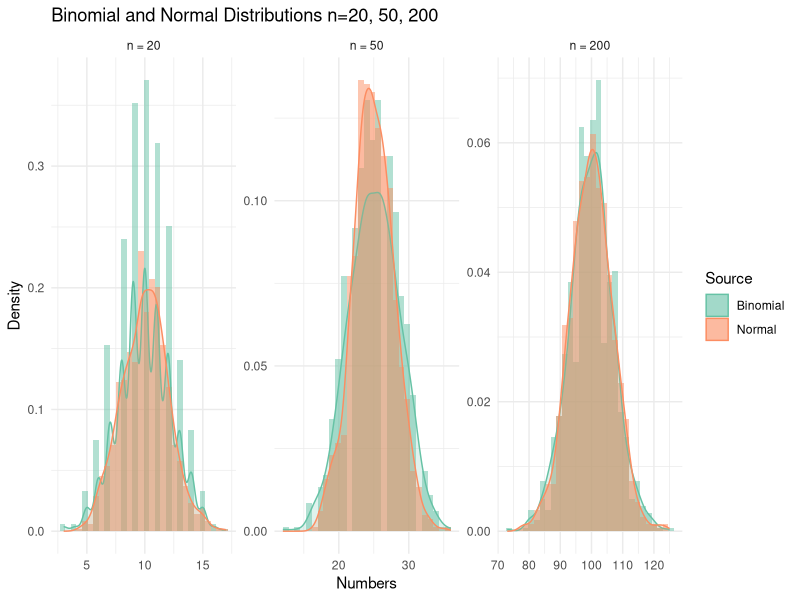

Here is the R script that generated this plot:
## ---- chunk 1
library(ggplot2)

# Set seed for reproducibility
set.seed(123)

# Generate random data for different n values
samplenum <- 1000

# Add random binomial and normal data for n = 20
binomdat1 <- rbinom(samplenum, size = 20, prob = 0.5)
normdat1 <- rnorm(samplenum, mean = 10, sd = 2)

# Add random binomial and normal data for n = 50
binomdat2 <- rbinom(samplenum, size = 50, prob = 0.5)
normdat2 <- rnorm(samplenum, mean = 25, sd = 3)

# Add random binomial and normal data for n = 200
binomdat3 <- rbinom(samplenum, size = 200, prob = 0.5)
normdat3 <- rnorm(samplenum, mean = 100, sd = 7)

# Create dataframe 1, dataframe 2, and dataframe 3
dataframe1 <- data.frame(
  Numbers = c(binomdat1, normdat1),
  Source = rep(c("Binomial", "Normal"), each = samplenum),
  nsize = factor("n = 20", levels = c("n = 20", "n = 50", "n = 200"))
)

dataframe2 <- data.frame(
  Numbers = c(binomdat2, normdat2),
  Source = rep(c("Binomial", "Normal"), each = samplenum),
  nsize = factor("n = 50", levels = c("n = 20", "n = 50", "n = 200"))
)

dataframe3 <- data.frame(
  Numbers = c(binomdat3, normdat3),
  Source = rep(c("Binomial", "Normal"), each = samplenum),
  nsize = factor("n = 200", levels = c("n = 20", "n = 50", "n = 200"))
)

# Combine all dataframes.
combineframe <- rbind(dataframe1, dataframe2, dataframe3)

# Make the histogram utilizing ggplot and density.
ggplot(combineframe, aes(x = Numbers, fill = Source)) +
  geom_histogram(aes(y = after_stat(density)),
                 alpha = 0.5,
                 position = "identity",
                 bins = 30) +
  geom_density(aes(color = Source),
               alpha = 0.2) +
  facet_wrap(~nsize, scales = "free") +
  theme_minimal() +
  labs(title = "Binomial and Normal Distributions n=20, 50, 200",
       x = "Numbers",
       y = "Density") +
  scale_fill_brewer(palette = "Set2") +
  scale_color_brewer(palette = "Set2")
